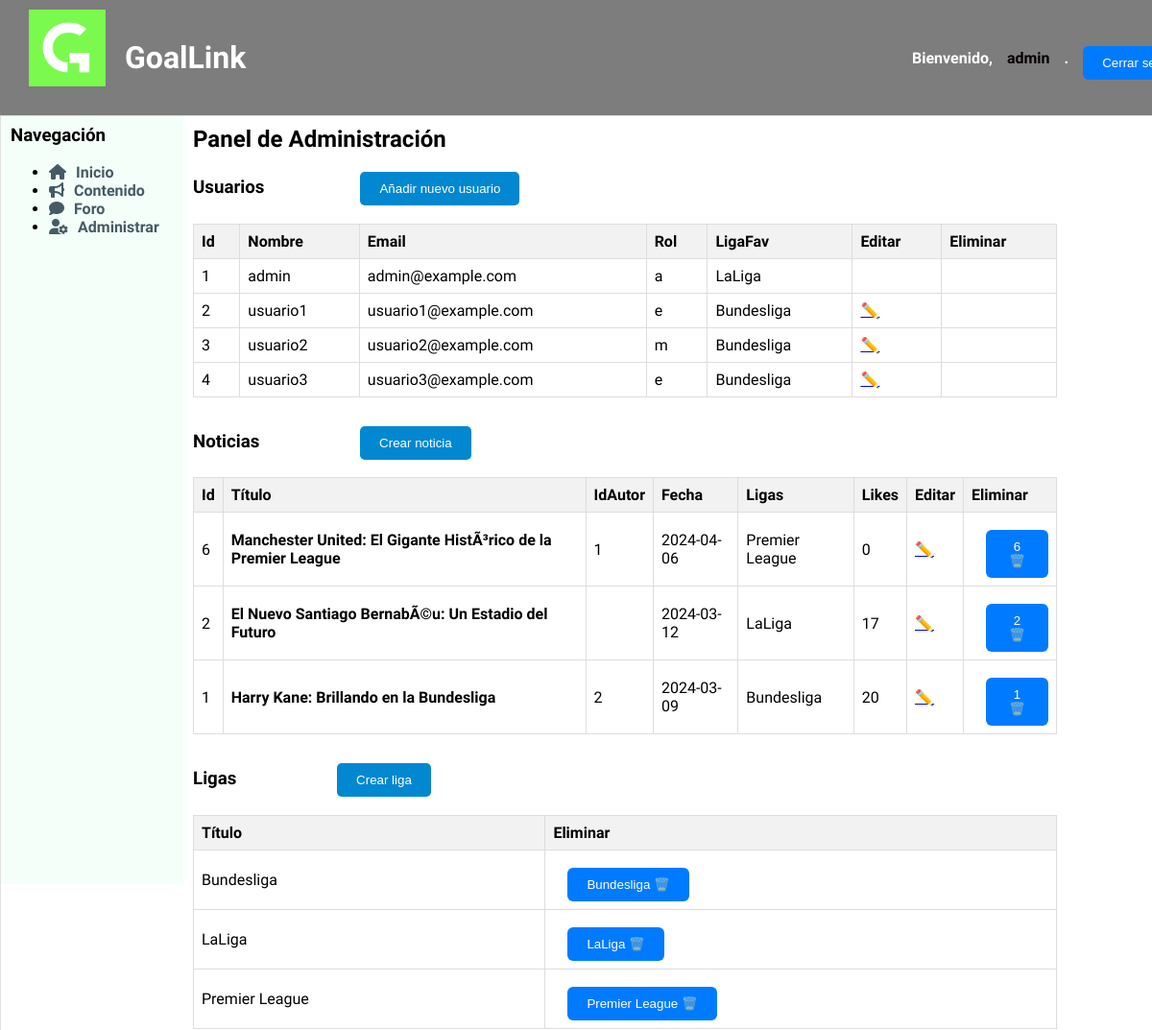
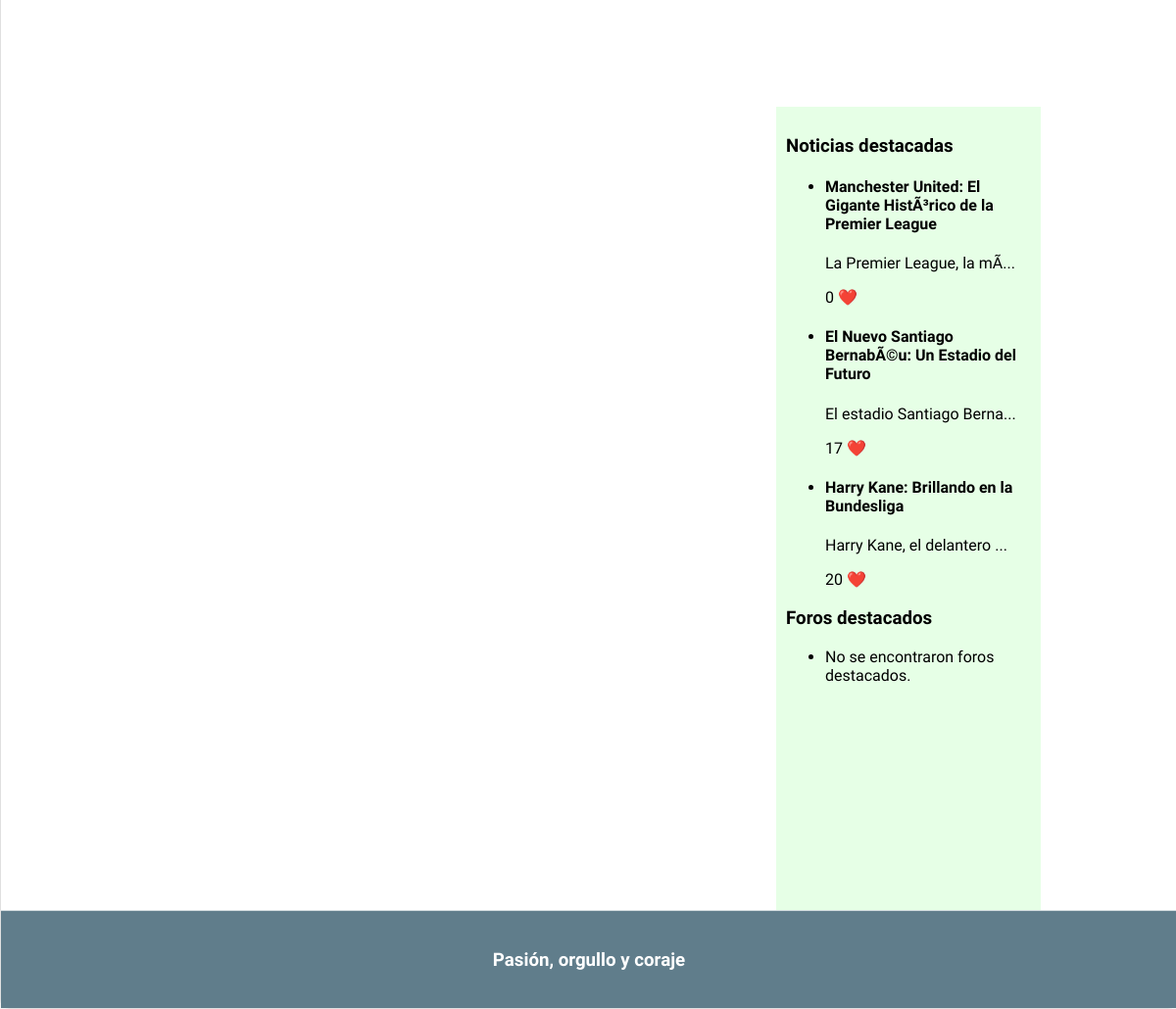
The app's page /admin.php (signed in) with its own data (2 pictures, top to bottom).
### tables this page shows
CREATE TABLE `usuario` (
  `id` int(11) NOT NULL,
  `nombre` varchar(15) NOT NULL,
  `email` varchar(30) NOT NULL,
  `password` varchar(50) NOT NULL,
  `rol` char(1) NOT NULL DEFAULT 'u' COMMENT '(u)suario(default), (a)dmin, (e)ditor, (m)oderador',
  `liga_fav` varchar(20) DEFAULT NULL
);

CREATE TABLE `noticia` (
  `id` int(11) NOT NULL,
  `titulo` varchar(100) NOT NULL,
  `id_autor` int(11) DEFAULT NULL,
  `contenido` text DEFAULT NULL,
  `fecha` date NOT NULL,
  `likes` int(11) DEFAULT 0,
  `destacado` tinyint(1) NOT NULL DEFAULT 0,
  `imagen1` longblob DEFAULT NULL,
  `liga` varchar(20) DEFAULT NULL
);

CREATE TABLE `ligas` (
  `nombre` varchar(20) NOT NULL,
  `logo` longblob DEFAULT NULL
);

### includes/config.php (called while the page is built, shortened)
<?php
spl_autoload_register(function ($class) {
    $prefix = 'es\\ucm\\fdi\\aw\\';
    $base_dir = implode(DIRECTORY_SEPARATOR, [__DIR__, 'src', '']);
    $len = strlen($prefix);
    $relative_class = substr($class, $len);
    $file = $base_dir . str_replace('\\', '/', $relative_class) . '.php';
});
$app = \es\ucm\fdi\aw\Aplicacion::getInstance();

### includes/src/Aplicacion.php (called while the page is built, shortened)
<?php
class Aplicacion
{
    private static $instancia;
    public static function getInstance()
    {
        if (!self::$instancia instanceof self) {
            self::$instancia = new static();
        }
        return self::$instancia;
    }
    private $dirInstalacion;
    private $inicializada;
    private $rutaRaizApp;
    private function __construct()
    {
        $this->inicializada = false;
    }
    public function init($bdDatosConexion, $rutaApp = '/', $dirInstalacion = __DIR__)
    {
        if (!$this->inicializada) {
            $this->rutaRaizApp = $rutaApp;
            $tamRutaRaizApp = mb_strlen($this->rutaRaizApp);
            if ($tamRutaRaizApp > 0 && mb_substr($this->rutaRaizApp, $tamRutaRaizApp-1, 1) === '/') {
                $this->rutaRaizApp = mb_substr($this->rutaRaizApp, 0, $tamRutaRaizApp - 1);
            }
            $this->dirInstalacion = $dirInstalacion;
            $this->inicializada = true;
        }
    }
    public function resuelve($path = '')
    {
        $rutaAppLongitudPrefijo = mb_strlen($this->rutaRaizApp);
        return $this->rutaRaizApp . $path;
    }
    public function doInclude($path = '')
    {
        $params = array();
        $this->doIncludeInterna($path, $params);
    }
    private function doIncludeInterna($path, &$params)
    {
        include($this->dirInstalacion . $path);
    }
    public function generaVista(string $rutaVista, &$params)
    {
        $params['app'] = $this;
        $rutaVista = "/Vistas{$rutaVista}";
        $this->doIncludeInterna($rutaVista, $params);
    }
    public function usuarioLogueado()
    {
        return ($_SESSION['login'] ?? false) === true;
    }
    public function esAdmin()
    {
        return $this->usuarioLogueado() && ($_SESSION['rol'] == 'a');
    }
}

### includes/src/usuarios/Usuario.php (called while the page is built, shortened)
<?php
class Usuario
{
    private $id;
    private $nombre;
    private $email;
    private $rol;
    private $liga_fav;
    public function __construct($nombre, $email, $password, $rol, $liga_fav, $id=null)
    {
        $this->id=$id;
        $this->nombre = $nombre;
        $this->email=$email;
        $this->rol = $rol;
        $this->liga_fav=$liga_fav;
    }
    public static function listaUsuario() {
        $app = Aplicacion::getInstance();
        $conn = $app->getConexionBd();
        $result = $conn->query("SELECT * FROM usuario");
        if($result){
            if($result->num_rows>0){
                while($array=$result->fetch_assoc()){
                    $user= new Usuario($array['nombre'], $array['email'],$array['password'],$array['rol'], $array['liga_fav'],$array['id']);
                    $lista[]=$user;
                }
                return $lista;
            }
            else{
                return NULL;
            }
        }
    }
    public function getId()
    {
        return $this->id;
    }
    public function getNombre()
    {
        return $this->nombre;
    }
    public function getRol()
    {
        return $this->rol;
    }
    public function getEmail()
    {
        return $this->email;
    }
    public function getLigaFav(){
        return $this->liga_fav;
    }
}

### includes/src/noticias/noticiaModel.php (called while the page is built, shortened)
<?php
class Noticia
{
    private $id;
    private $id_autor;
    private $titulo;
    private $contenido;
    private $fecha;
    private $likes;
    private $destacado;
    private $liga;
    public function __construct($id, $id_autor, $titulo, $contenido, $fecha, $likes, $destacado, $liga,  $imagen1=NULL)
    {
        $this->id = $id;
        $this->id_autor = $id_autor;
        $this->titulo = $titulo;
        $this->contenido = $contenido;
        $this->fecha = $fecha;
        $this->likes = $likes;
        $this->destacado = $destacado;
        $this->liga=$liga;
    }
    public static function compararFechas($a, $b) {
        $aFecha=strtotime($a->getFecha());
        $bFecha=strtotime($b->getFecha());
        return ($aFecha > $bFecha) ? -1 : 1;
    }
    public static function listaDestacados($n) {
        $app = Aplicacion::getInstance();
        $conn = $app->getConexionBd();
        $result = $conn->query("SELECT * FROM noticia WHERE destacado>=$n");
        if($result && $result->num_rows>0){
            while($array=$result->fetch_assoc()){
                $noticia= new Noticia($array["id"], $array["id_autor"], $array["titulo"], $array["contenido"], $array["fecha"], $array["likes"], $array["destacado"], $array["liga"],$array["imagen1"] );
                $lista[]=$noticia;
            }
            usort($lista, array('es\ucm\fdi\aw\noticias\Noticia', 'compararFechas'));
            return $lista;
        }
        return NULL;
    }
    public function getId()
    {
        return $this->id;
    }
    public function getIdAutor()
    {
        return $this->id_autor;
    }
    public function getTitulo()
    {
        return $this->titulo;
    }
    public function getContenido()
    {
        return $this->contenido;
    }
    public function getFecha()
    {
        return $this->fecha;
    }
    public function getLikes()
    {
        return $this->likes;
    }
    public function getLiga()
    {
        return $this->liga;
    }
    public function getDestacado()
    {
        return $this->destacado;
    }
}

### includes/src/ligas/ligasModel.php (called while the page is built, shortened)
<?php
class Liga
{
    private $nombre;
    public function __construct($nombre, $logo = NULL)
    {
        $this->nombre = $nombre;
    }
    public static function listaLigas()
    {
        $app = Aplicacion::getInstance();
        $conn = $app->getConexionBd();
        $result = $conn->query("SELECT * FROM ligas");
        if ($result && $result->num_rows > 0) {
            $lista = array();
            while ($array = $result->fetch_assoc()) {
                $liga = new Liga($array["nombre"], $array["logo"]);
                $lista[] = $liga;
            }
            return $lista;
        }
        return NULL;
    }
    public function getNombre()
    {
        return $this->nombre;
    }
}
?>

### includes/model/foroModel.php (called while the page is built, shortened)
<?php
class Foro
{
    public static function listaDestacados($n) {
        $conn = new mysqli('localhost', 'root', '', 'goallink_1');
        $result = $conn->query("SELECT * FROM foro WHERE destacado>=$n");
        return NULL;
    }
}

### admin.php (the view, shortened to what this page needs)
<?php
require_once __DIR__.'/includes/config.php';
$titulo = "Administración";
$contenido="<h2>Panel de Administración</h2>";
if($app->esAdmin()){
    $contenido .= <<<EOS
    <h3>Usuarios<a href='anadirUsuario.php'><button type="button">Añadir nuevo usuario</button></a></h3>
    EOS;
    $usuarios=es\ucm\fdi\aw\usuarios\Usuario::listaUsuario();
    if ($usuarios !== NULL) {
        $contenido .= "<table class='tabla-usuarios'>";
        $contenido .= "<tr><th>Id</th><th>Nombre</th><th>Email</th><th>Rol</th><th>LigaFav</th><th>Editar </th><th> Eliminar </th></tr>";
        foreach ($usuarios as $usuario) {
            $contenido .= "<tr>";
            $contenido .= "<td>" . $usuario->getId() . "</td>";
            $contenido .= "<td>" . $usuario->getNombre() . "</td>";
            $contenido .= "<td>" . $usuario->getEmail() . "</td>";
            $contenido .= "<td>" . $usuario->getRol() . "</td>";
            $contenido .= "<td>" . $usuario->getLigaFav() . "</td>";
            if($usuario->getRol()!="a") {
                $contenido .= "<td>" ." <a href='editUsuarios.php?usuario=" . urlencode($usuario->getNombre()) . "'>✏️</a>". "</td>";
                $formDelete = new FormularioUsuarioEliminar($usuario->getNombre());
                $contenido .= "<td>" . $formDelete->gestiona(). "</td>";
            }
            else{
                $contenido .= "<td>"."". "</td>";
                $contenido .= "<td>"."". "</td>";
            }
            $contenido .= "</tr>";
        }
        $contenido .= "</table>";
    } else {
        $contenido .= "<p>No se encontraron usuarios.</p>";
    }
}
if($app->esEditor() || $app->esAdmin()){
    $contenido .= <<<EOS
    <h3>Noticias
    <a href="crearNoticia.php"><button type="button"> Crear noticia</button></a></h3>
    EOS;
    require "includes/src/noticias/noticiaModel.php";
    $noticias = \es\ucm\fdi\aw\noticias\Noticia::listaDestacados(0);
    if ($noticias !== NULL) {
        $contenido .= "<table class='tabla-noticias'>";
        $contenido .= "<tr><th>Id</th><th>Título</th><th>IdAutor</th><th>Fecha</th><th>Ligas</th><th>Likes</th><th>Editar</th><th>Eliminar</th></tr>";
        foreach ($noticias as $noticia) {
            $contenido .= "<tr>";
            $contenido .= "<td>" . $noticia->getId() . "</td>";
            if(!$noticia->getDestacado()){
                $contenido .= "<td>" . $noticia->getTitulo() . "</td>";
            }
            else{
                $contenido .= "<td><b>" . $noticia->getTitulo() . "</b></td>";
            }                $contenido .= "<td>" . $noticia->getIdAutor() . "</td>";
            $contenido .= "<td>" . $noticia->getFecha() . "</td>";
            $contenido .= "<td>" . $noticia->getLiga() . "</td>";
            $contenido .= "<td>" . $noticia->getLikes() . "</td>";
            $contenido .= "<td>" ." <a href='editNoticias.php?noticia=" . urlencode($noticia->getId()) . "'>✏️</a>". "</td>";
            $formDelete = new FormularioNoticiaEliminar($noticia->getId());
            $contenido .= "<td>" . $formDelete->gestiona(). "</td>";
            $contenido .= "</tr>";
        }
        $contenido .= "</table>";
    }
} else {
    $contenido .= "<p>No se encontraron noticias destacadas.</p>";
}
if($app->esEditor() || $app->esAdmin()){
    $contenido .= <<<EOS
    <h3>Ligas
    <a href="crearLiga.php"><button type="button"> Crear liga</button></a></h3>
    EOS;
    require "includes/src/ligas/ligasModel.php";
    $ligas = \es\ucm\fdi\aw\ligas\Liga::listaLigas();
    if ($ligas !== NULL) {
        $contenido .= "<table class='tabla-ligas'>";
        $contenido .= "<tr><th>Título</th><th>Eliminar</th></tr>";
        foreach ($ligas as $liga) {
            $contenido .= "<tr>";
            $contenido .= "<td>" . $liga->getNombre() . "</td>";
            $contenido .= "<td>" . (new FormularioLigaEliminar($liga->getNombre()))->gestiona(). "</td>";
            $contenido .= "</tr>";
        }
        $contenido .= "</table>";
    }
} else {
    $contenido .= "<p>No se encontraron ligas .</p>";
}
$params = ['tituloPagina' => $titulo, 'contenidoPrincipal' => $contenido];
$app->generaVista('/esqueleto.php', $params);

### includes/src/noticias/FormularioNoticiaEliminar.php (shortened to what this page needs)
<?php
class FormularionoticiaEliminar extends Formulario
{
    public function __construct($noticia) {
        $this->noticia=$noticia;
    }
    private $noticia;
    protected function generaCamposFormulario(&$datos)
    {
        $camposFormulario = <<<EOS
        <form action="procesarEliminarNoticia.php" method="post">
        <input type="hidden" name="id_noticia" value="$this->noticia">
            <button class="enlace" type="submit">$this->noticia  🗑️</button>
        EOS;
        return $camposFormulario;
    }
}

### includes/src/ligas/FormularioLigaEliminar.php (shortened to what this page needs)
<?php
class FormularioLigaEliminar extends Formulario
{
    private $liga;
    public function __construct($liga) {
        $this->liga=$liga;
    }
    protected function generaCamposFormulario(&$datos)
    {
        $camposFormulario = <<<EOS
        <form action="procesarEliminarLiga.php" method="post">
        <input type="hidden" name="liga_id" value="$this->liga">
            <button class="enlace" type="submit">$this->liga  🗑️</button>
        EOS;
        return $camposFormulario;
    }
}

### includes/comun/sidebarDer.php (shortened to what this page needs)
<aside id="sidebarDer">
    <h3>Noticias destacadas</h3>
    <ul>
        <?php
            require_once "includes/src/noticias/noticiaModel.php";
            $noticiasDestacadas = Noticia::listaDestacados(1);
            if ($noticiasDestacadas != NULL) {
                foreach ($noticiasDestacadas as $noticia) {
                    echo "<li>";
                    echo "<h4>" . $noticia->getTitulo() . "</h4>";
                    echo "<p>" . substr($noticia->getContenido(), 0, 25) . "..."."</p>";
                    echo "<p>" . $noticia->getLikes() . " <span style='color: red;'>&#10084;&#65039;</span></p>";
                    echo "</li>";
                }
            }
            else {
                echo "<li>No se encontraron noticias destacadas.</li>";
            }
        ?>
    </ul>
    <h3>Foros destacados</h3>
    <ul>
        <?php
            require "includes/model/foroModel.php";
            $forosDestacados = Foro::listaDestacados(1);
            if ($forosDestacados != NULL) {
                foreach ($forosDestacados as $foro) {
                    echo "<li>";
                    echo "<h4>" . $foro->getTitulo() . "</h4>";
                    echo "<p>" . $foro->getDescripcion() . "</p>";
                    echo "<p>" . $foro->getLikes() . " <span style='color: red;'>&#10084;&#65039;</span></p>";
                    echo "</li>";
                }
            } else {
                echo "<li>No se encontraron foros destacados.</li>";
            }
        ?>
    </ul>
</aside>

### records on screen
usuario: id "1", nombre "admin", email "admin@example.com", rol "a", liga_fav "LaLiga"
usuario: id "2", nombre "usuario1", email "usuario1@example.com", rol "e", liga_fav "Bundesliga"
usuario: id "3", nombre "usuario2", email "usuario2@example.com", rol "m", liga_fav "Bundesliga"
usuario: id "4", nombre "usuario3", email "usuario3@example.com", rol "e", liga_fav "Bundesliga"
noticia: id "6", titulo "Manchester United: El Gigante HistÃ³rico de la Premier League", id_autor "1", fecha "2024-04-06", liga "Premier League", likes "0", contenido "La Premier League, la mÃ"
noticia: id "2", titulo "El Nuevo Santiago BernabÃ©u: Un Estadio del Futuro", fecha "2024-03-12", liga "LaLiga", likes "17", contenido "El estadio Santiago Berna"
noticia: id "1", titulo "Harry Kane: Brillando en la Bundesliga", id_autor "2", fecha "2024-03-09", liga "Bundesliga", likes "20", contenido "Harry Kane, el delantero"
ligas: nombre "Bundesliga"
ligas: nombre "LaLiga"
ligas: nombre "Premier League"

### other values on screen
$nombreUsuario "admin"
